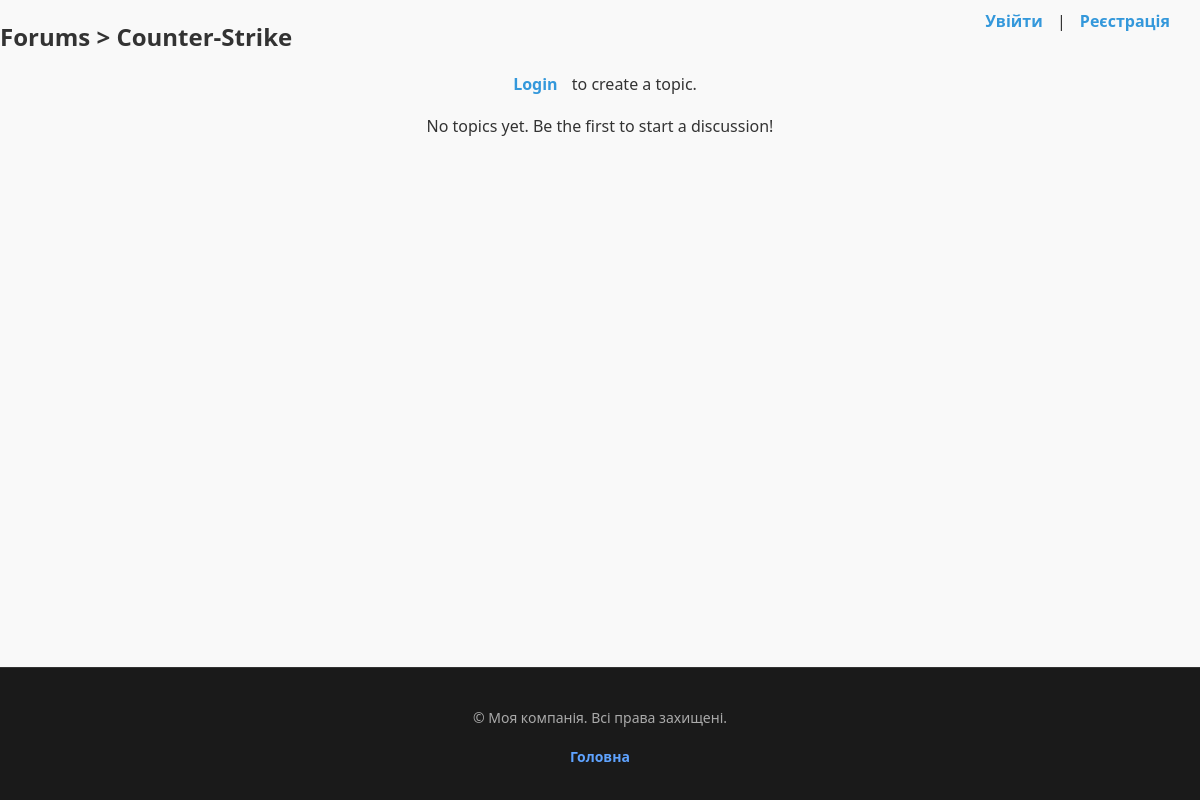
Page /explore/forum/ on the earlier database version.
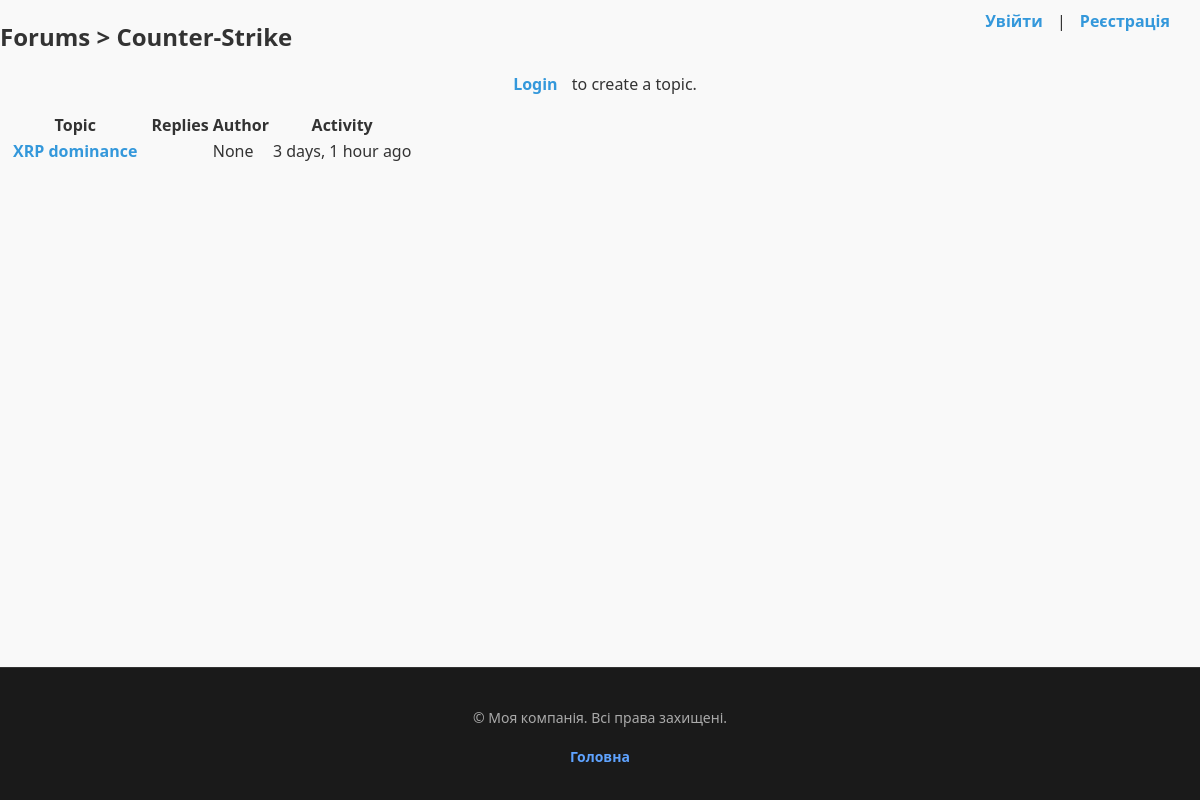
Same page on the later database version.
### explore/models.py (models this page shows, shortened)
class ForumTopic(models.Model):
    title = models.CharField(max_length=200)
    content = models.TextField()
    author = models.ForeignKey(settings.AUTH_USER_MODEL, on_delete=models.CASCADE)
    created_at = models.DateTimeField(default=timezone.now)

### explore/views.py (the view)
# urls.py: path('forum/', views.forum_topic_list, name='forum'),
def forum_topic_list(request):
    topics = ForumTopic.objects.order_by('-created_at')
    return render(request, 'forum/topic_list.html', {'topics': topics})

### explore/templates/forum/topic_list.html
{% extends 'base.html' %}
{% block content %}
  <h2><strong>Forums</strong> > Counter-Strike</h2>
  {% if user.is_authenticated %}
    <a href="{% url 'explore:create-forum-topic' %}" class="btn btn-primary" style="margin: 10px 0; display: inline-block;">➕ Create Topic</a>
  {% else %}
    <p><a href="{% url 'account:login' %}">Login</a> to create a topic.</p>
  {% endif %}
  {% if topics %}
    <table>
      <thead>
        <tr>
          <th>Topic</th>
          <th>Replies</th>
          <th>Author</th>
          <th>Activity</th>
        </tr>
      </thead>
      <tbody>
        {% for topic in topics %}
          <tr>
            <td><a href="{% url 'explore:forum-topic-detail' topic.pk %}">{{ topic.title }}</a></td>
            <td>{{ topic.comments.count }}</td>
            <td>{{ topic.author.username }}</td>
            <td>{{ topic.created_at|timesince }} ago</td>
          </tr>
        {% endfor %}
      </tbody>
    </table>
  {% else %}
    <p>No topics yet. Be the first to start a discussion!</p>
  {% endif %}
{% endblock %}

Differences in the rows shown:
added ForumTopic: title "XRP dominance", author.username "None", created_at "3 days, 1 hour"
Other differences:
text no longer shown: "No topics yet. Be the first to start a discussion!"
text now shown: "Topic Replies Author Activity"
